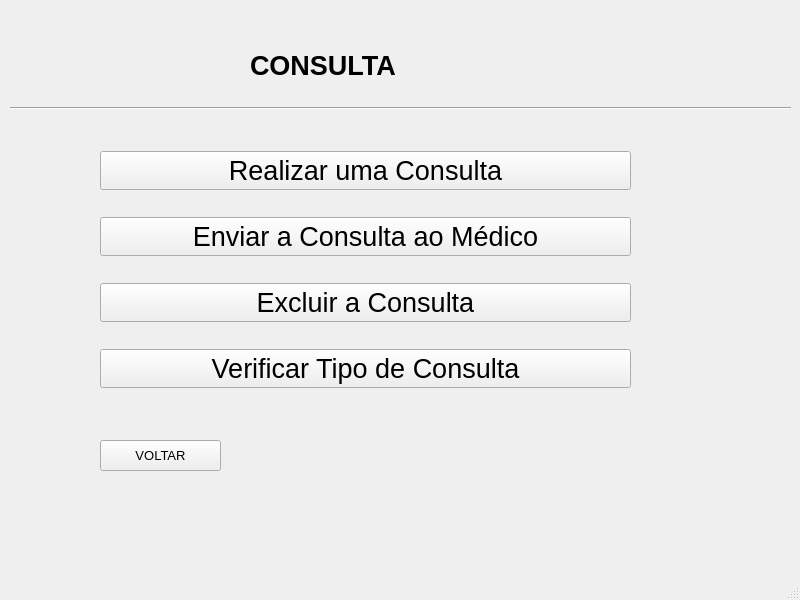
<?xml version="1.0" encoding="UTF-8"?>
<ui version="4.0">
 <class>MainWindow</class>
 <widget class="QMainWindow" name="MainWindow">
  <property name="geometry">
   <rect>
    <x>0</x>
    <y>0</y>
    <width>800</width>
    <height>600</height>
   </rect>
  </property>
  <property name="font">
   <font>
    <pointsize>10</pointsize>
   </font>
  </property>
  <property name="windowTitle">
   <string>MainWindow</string>
  </property>
  <property name="animated">
   <bool>true</bool>
  </property>
  <widget class="QWidget" name="centralwidget">
   <widget class="QLabel" name="label">
    <property name="geometry">
     <rect>
      <x>250</x>
      <y>40</y>
      <width>301</width>
      <height>51</height>
     </rect>
    </property>
    <property name="font">
     <font>
      <pointsize>20</pointsize>
      <weight>75</weight>
      <bold>true</bold>
     </font>
    </property>
    <property name="frameShape">
     <enum>QFrame::NoFrame</enum>
    </property>
    <property name="text">
     <string>CONSULTA</string>
    </property>
    <property name="textFormat">
     <enum>Qt::AutoText</enum>
    </property>
    <property name="alignment">
     <set>Qt::AlignLeading|Qt::AlignLeft|Qt::AlignVCenter</set>
    </property>
   </widget>
   <widget class="QWidget" name="layoutWidget">
    <property name="geometry">
     <rect>
      <x>100</x>
      <y>130</y>
      <width>531</width>
      <height>281</height>
     </rect>
    </property>
    <layout class="QVBoxLayout" name="verticalLayout">
     <item>
      <widget class="QPushButton" name="pushButton">
       <property name="maximumSize">
        <size>
         <width>16777215</width>
         <height>16777215</height>
        </size>
       </property>
       <property name="font">
        <font>
         <pointsize>20</pointsize>
        </font>
       </property>
       <property name="styleSheet">
        <string notr="true">pushButton{
	background-color: blue;
}</string>
       </property>
       <property name="text">
        <string>Realizar uma Consulta</string>
       </property>
       <property name="iconSize">
        <size>
         <width>30</width>
         <height>30</height>
        </size>
       </property>
       <property name="autoDefault">
        <bool>true</bool>
       </property>
       <property name="default">
        <bool>false</bool>
       </property>
      </widget>
     </item>
     <item>
      <widget class="QPushButton" name="pushButton_2">
       <property name="font">
        <font>
         <pointsize>20</pointsize>
        </font>
       </property>
       <property name="styleSheet">
        <string notr="true">pushButton{
	background-color: blue;
}</string>
       </property>
       <property name="text">
        <string>Enviar a Consulta ao Médico</string>
       </property>
       <property name="autoDefault">
        <bool>true</bool>
       </property>
       <property name="default">
        <bool>false</bool>
       </property>
      </widget>
     </item>
     <item>
      <widget class="QPushButton" name="pushButton_3">
       <property name="font">
        <font>
         <pointsize>20</pointsize>
        </font>
       </property>
       <property name="styleSheet">
        <string notr="true">pushButton{
	background-color: blue;
}</string>
       </property>
       <property name="text">
        <string>Excluir a Consulta</string>
       </property>
       <property name="autoDefault">
        <bool>true</bool>
       </property>
       <property name="default">
        <bool>false</bool>
       </property>
      </widget>
     </item>
     <item>
      <widget class="QPushButton" name="pushButton_4">
       <property name="font">
        <font>
         <pointsize>20</pointsize>
        </font>
       </property>
       <property name="styleSheet">
        <string notr="true">pushButton{
	background-color: blue;
}</string>
       </property>
       <property name="text">
        <string>Verificar Tipo de Consulta</string>
       </property>
       <property name="autoDefault">
        <bool>true</bool>
       </property>
       <property name="default">
        <bool>false</bool>
       </property>
      </widget>
     </item>
    </layout>
   </widget>
   <widget class="QPushButton" name="pushButton_5">
    <property name="geometry">
     <rect>
      <x>100</x>
      <y>440</y>
      <width>121</width>
      <height>31</height>
     </rect>
    </property>
    <property name="text">
     <string>VOLTAR</string>
    </property>
   </widget>
   <widget class="Line" name="line">
    <property name="geometry">
     <rect>
      <x>10</x>
      <y>100</y>
      <width>781</width>
      <height>16</height>
     </rect>
    </property>
    <property name="orientation">
     <enum>Qt::Horizontal</enum>
    </property>
   </widget>
  </widget>
  <widget class="QMenuBar" name="menubar">
   <property name="geometry">
    <rect>
     <x>0</x>
     <y>0</y>
     <width>800</width>
     <height>26</height>
    </rect>
   </property>
  </widget>
  <widget class="QStatusBar" name="statusbar"/>
 </widget>
 <resources/>
 <connections/>
</ui>
